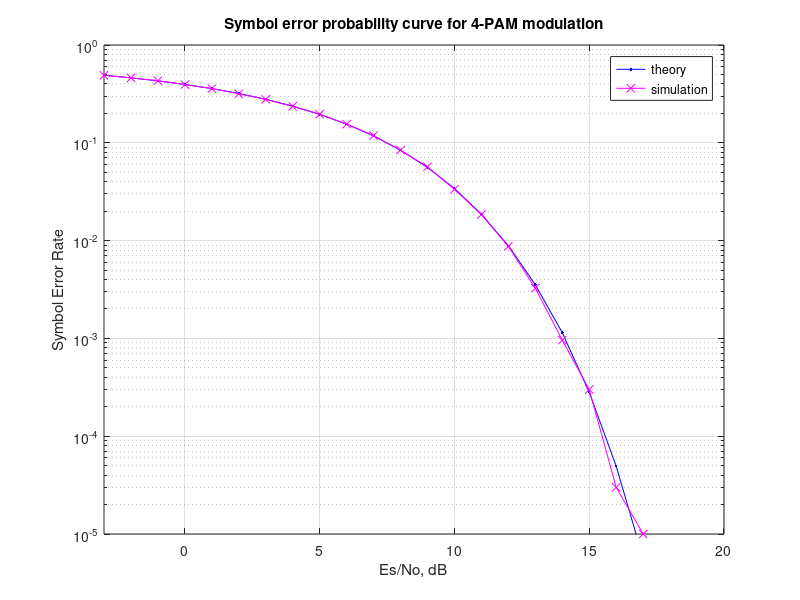

Here is the MATLAB script that generated this plot:
%%%%%%%%%%%%%%%%%%%%%%%%%%%%%%%%%%%%%%%%%%%%%
% Creative Commons
% Attribution-Noncommercial 2.5 India
% You are free:
% to Share — to copy, distribute and transmit the work
% to Remix — to adapt the work
% Under the following conditions:
% Attribution. You must attribute the work in the manner 
% specified by the author or licensor (but not in any way 
% that suggests that they endorse you or your use of the work). 
% Noncommercial. You may not use this work for commercial purposes. 
% For any reuse or distribution, you must make clear to others the 
% license terms of this work. The best way to do this is with a 
% link to this web page.
% Any of the above conditions can be waived if you get permission 
% from the copyright holder.
% Nothing in this license impairs or restricts the author's moral rights.
% http://creativecommons.org/licenses/by-nc/2.5/in/

% Script for simulating 4-PAM transmission and reception and compare the 
% simulated and theoretical symbol error probability

% Checked for proper operation with Octave Version 3.0.0
% Author	: Krishna
% Email		: krishna@dsplog.com
% Version	: 1.0
% Date		: 16 February 2008
% %%%%%%%%%%%%%%%%%%%%%%%%%%%%%%%%%%%%%%%%%%%%%%%%%%%%%%%%%%

% symbol error rate for 4-PAM modulation

clear
N = 10^5; % number of symbols
alpha4pam = [-3 -1 1 3]; % 4-PAM alphabets
Es_N0_dB = [-3:20]; % multiple Eb/N0 values
ipHat = zeros(1,N);
for ii = 1:length(Es_N0_dB)
ip = randsrc(1,N,alpha4pam);
s = (1/sqrt(5))*ip; % normalization of energy to 1
n = 1/sqrt(2)*[randn(1,N) + j*randn(1,N)]; % white guassian noise, 0dB variance

y = s + 10^(-Es_N0_dB(ii)/20)*n; % additive white gaussian noise

% demodulation
r = real(y); % taking only the real part

ipHat(find(r< -2/sqrt(5))) = -3;
ipHat(find(r>= 2/sqrt(5))) = 3;
ipHat(find(r>=-2/sqrt(5) & r<0)) = -1;
ipHat(find(r>=0 & r<2/sqrt(5))) = 1;

nErr(ii) = size(find([ip- ipHat]),2); % couting the number of errors
end

simBer = nErr/N;
theoryBer = 0.75*erfc(sqrt(0.2*(10.^(Es_N0_dB/10))));
close all
figure
semilogy(Es_N0_dB,theoryBer,'b.-');
hold on
semilogy(Es_N0_dB,simBer,'mx-');
axis([-3 20 10^-5 1])
grid on
legend('theory', 'simulation');
xlabel('Es/No, dB')
ylabel('Symbol Error Rate')
title('Symbol error probability curve for 4-PAM modulation')



